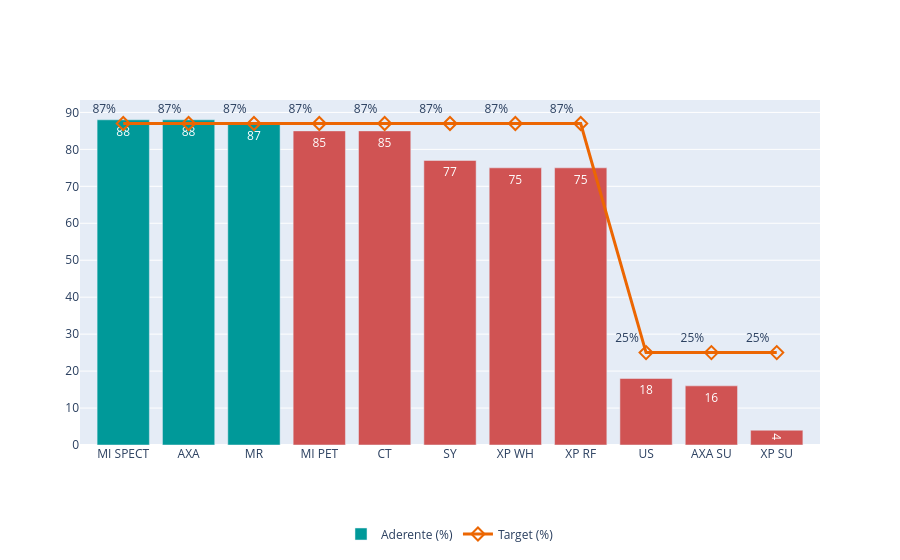

Write notebook code for a chart like this one.
### Code cell
import plotly.graph_objects as go

bar_colors = [
    "#009999" if row["adherence_pct"] >= row["target_srs_ready"] else "#D05353"
    for _, row in business_line_adherence_pd.iterrows()
]

business_line_adherence_fig = go.Figure()

business_line_adherence_fig.add_trace(
    go.Bar(
        x=business_line_adherence_pd.business_line,
        y=business_line_adherence_pd.adherence_pct,
        name="Aderente (%)",
        marker_color=bar_colors, # Cor das barras
        texttemplate="%{y}",    # Exibe os números nas barras
        textposition="inside",
    )
)

business_line_adherence_fig.add_trace(
    go.Scatter(
        x=business_line_adherence_pd.business_line,
        y=business_line_adherence_pd.target_srs_ready,
        name="Target (%)",
        mode="lines+markers+text", # Linha, pontos e rótulos de texto
        line=dict(color="#ec6602", width=3), # Cor e espessura da linha
        texttemplate="%{y}%",   # Exibe a porcentagem nos pontos
        textposition="top left",
        marker={
            "symbol":"diamond-open",
            "size":10,
            "color":"#ec6602",
            "line":{"width":2}
        }
    )
)

business_line_adherence_fig.update_layout(
    legend={
        "orientation":"h",
        "yanchor":"bottom",
        "y":-0.3,
        "xanchor":"center",
        "x":0.5
    }
)

business_line_adherence_fig.update_yaxes(visible=True)


business_line_adherence_fig.show()

### Figure 1 — Plotly figure (JSON) as saved in the notebook; plotly's stock layout.template omitted (floating-point values rounded to 4 significant figures)
{"data": [{"marker": {"color": ["#009999", "#009999", "#009999", "#D05353", "#D05353", "#D05353", "#D05353", "#D05353", "#D05353", "#D05353", "#D05353"]}, "name": "Aderente (%)", "textposition": "inside", "texttemplate": "%{y}", "type": "bar", "x": ["MI SPECT", "AXA", "MR", "MI PET", "CT", "SY", "XP WH", "XP RF", "US", "AXA SU", "XP SU"], "y": [88.0, 88.0, 87.0, 85.0, 85.0, 77.0, 75.0, 75.0, 18.0, 16.0, 4.0]}, {"line": {"color": "#ec6602", "width": 3}, "marker": {"color": "#ec6602", "line": {"width": 2}, "size": 10, "symbol": "diamond-open"}, "mode": "lines+markers+text", "name": "Target (%)", "textposition": "top left", "texttemplate": "%{y}%", "type": "scatter", "x": ["MI SPECT", "AXA", "MR", "MI PET", "CT", "SY", "XP WH", "XP RF", "US", "AXA SU", "XP SU"], "y": [87.0, 87.0, 87.0, 87.0, 87.0, 87.0, 87.0, 87.0, 25.0, 25.0, 25.0]}], "layout": {"legend": {"orientation": "h", "x": 0.5, "xanchor": "center", "y": -0.3, "yanchor": "bottom"}, "yaxis": {"visible": true}}}
